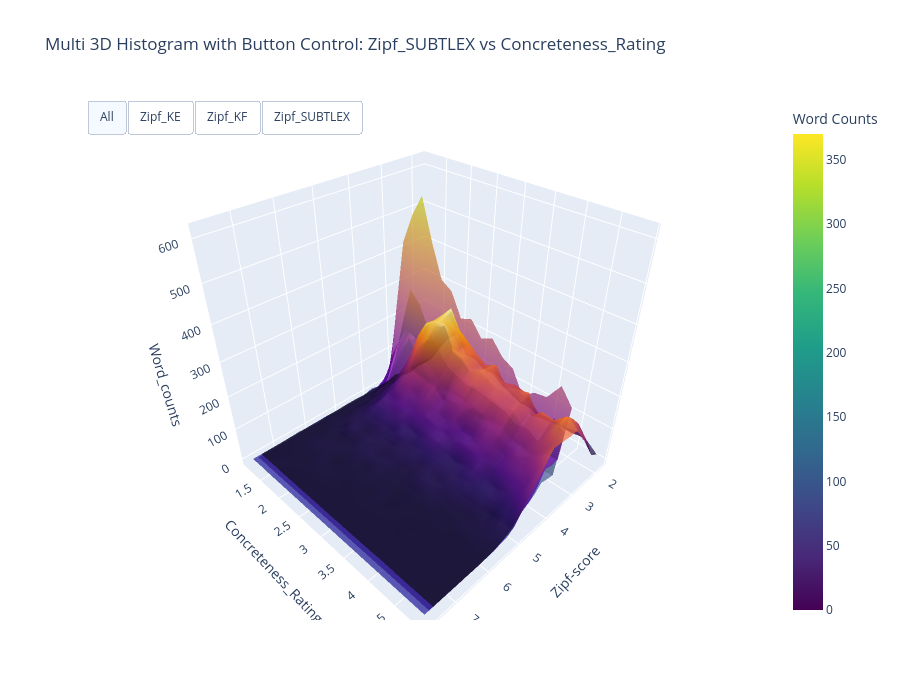

Notebook cell for this chart:
### Code cell
create_multi_3d_histogram_surface(KE_E_final_df, x_cols = ['Zipf_KE', 'Zipf_KF', 'Zipf_SUBTLEX'], y_col = 'Concreteness_Rating', bins_x=20, bins_y=20)

### Figure 1 — Plotly figure (JSON) as saved in the notebook; plotly's stock layout.template omitted (floating-point values rounded to 4 significant figures; data arrays with more than 128 entries replaced by an {"elided": "..."} marker saying what was removed)
{"data": [{"colorbar": {"title": {"text": "Word Counts"}}, "colorscale": [[0, "#440154"], [0.1111, "#482878"], [0.2222, "#3e4989"], [0.3333, "#31688e"], [0.4444, "#26828e"], [0.5556, "#1f9e89"], [0.6667, "#35b779"], [0.7778, "#6ece58"], [0.8889, "#b5de2b"], [1, "#fde725"]], "name": "Zipf_KE", "opacity": 0.7, "showscale": true, "type": "surface", "x": [3.515, 3.729, 3.943, 4.157, 4.371, 4.586, 4.8, 5.014, 5.228, 5.442, 5.656, 5.87, 6.084, 6.298, 6.512, 6.727, 6.941, 7.155, 7.369, 7.583], "y": [1.168, 1.365, 1.561, 1.758, 1.954, 2.151, 2.347, 2.544, 2.74, 2.937, 3.133, 3.33, 3.526, 3.723, 3.919, 4.116, 4.312, 4.509, 4.705, 4.902], "z": {"elided": "20x20 float values"}}, {"colorscale": [[0, "#0d0887"], [0.1111, "#46039f"], [0.2222, "#7201a8"], [0.3333, "#9c179e"], [0.4444, "#bd3786"], [0.5556, "#d8576b"], [0.6667, "#ed7953"], [0.7778, "#fb9f3a"], [0.8889, "#fdca26"], [1, "#f0f921"]], "name": "Zipf_KF", "opacity": 0.7, "showscale": false, "type": "surface", "x": [3.393, 3.62, 3.848, 4.075, 4.302, 4.529, 4.756, 4.984, 5.211, 5.438, 5.665, 5.892, 6.12, 6.347, 6.574, 6.801, 7.028, 7.256, 7.483, 7.71], "y": [1.139, 1.337, 1.535, 1.733, 1.931, 2.129, 2.327, 2.525, 2.723, 2.921, 3.119, 3.317, 3.515, 3.713, 3.911, 4.109, 4.307, 4.505, 4.703, 4.901], "z": {"elided": "20x20 float values"}}, {"colorscale": [[0, "#000004"], [0.1111, "#1b0c41"], [0.2222, "#4a0c6b"], [0.3333, "#781c6d"], [0.4444, "#a52c60"], [0.5556, "#cf4446"], [0.6667, "#ed6925"], [0.7778, "#fb9b06"], [0.8889, "#f7d13d"], [1, "#fcffa4"]], "name": "Zipf_SUBTLEX", "opacity": 0.7, "showscale": false, "type": "surface", "x": [1.748, 2.049, 2.35, 2.652, 2.953, 3.254, 3.555, 3.856, 4.158, 4.459, 4.76, 5.061, 5.362, 5.664, 5.965, 6.266, 6.567, 6.868, 7.17, 7.471], "y": [1.139, 1.337, 1.535, 1.733, 1.931, 2.129, 2.327, 2.525, 2.723, 2.921, 3.119, 3.317, 3.515, 3.713, 3.911, 4.109, 4.307, 4.505, 4.703, 4.901], "z": {"elided": "20x20 float values"}}], "layout": {"height": 700, "scene": {"xaxis": {"title": {"text": "Zipf-score"}}, "yaxis": {"title": {"text": "Concreteness_Rating"}}, "zaxis": {"title": {"text": "Word_counts"}}}, "title": {"text": "Multi 3D Histogram with Button Control: Zipf_SUBTLEX vs Concreteness_Rating"}, "updatemenus": [{"buttons": [{"args": [{"visible": [true, true, true]}], "label": "All", "method": "update"}, {"args": [{"visible": [true, false, false]}], "label": "Zipf_KE", "method": "update"}, {"args": [{"visible": [false, true, false]}], "label": "Zipf_KF", "method": "update"}, {"args": [{"visible": [false, false, true]}], "label": "Zipf_SUBTLEX", "method": "update"}], "direction": "left", "pad": {"r": 10, "t": 10}, "showactive": true, "type": "buttons", "x": 0.01, "xanchor": "left", "y": 1.02, "yanchor": "top"}], "width": 900}}
